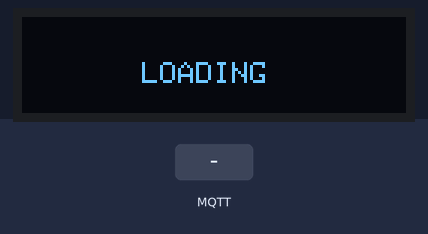
The sketch below on a simulated ESP8266 (NodeMCU). Shown: 128×32 one-colour display. Inputs (shaded band) come from the test bench. WiFi joins after 1.5 s; servers stay silent unless stated; no MQTT or app messages arrive unless stated; what the sketch prints to the serial monitor is not drawn.

Above: at 2.1 s.
At 5.3 s:
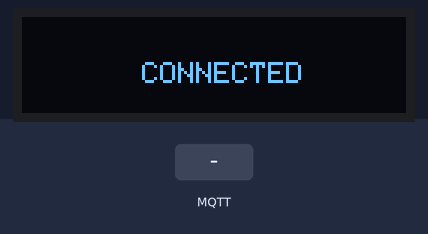
5.4 s: MQTT message "1" arrives on the first subscribed topic
At 5.9 s:
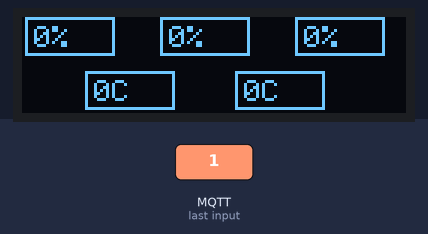
At 17.1 s:
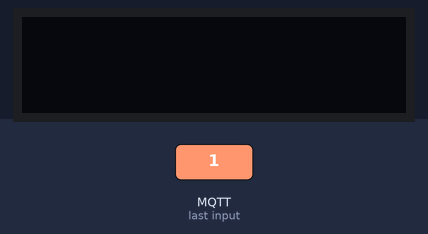
Timing chart, 0 to 17.9 s (numbered marks = the images above; inputs shaded):
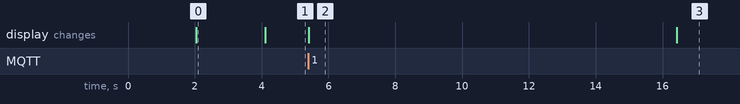

The sketch:

HWScreen.ino
```cpp
#include <ESP8266WiFi.h>
#include <Wire.h>
#include <Adafruit_GFX.h>
#include <Adafruit_SSD1306.h>
#include <PubSubClient.h>
#include <ArduinoJson.h>

#define SCREEN_WIDTH 128
#define SCREEN_HEIGHT 32
Adafruit_SSD1306 display(SCREEN_WIDTH, SCREEN_HEIGHT, &Wire, -1);

const char* wifi_ssid = "";
const char* wifi_pass = "";

const char* mqtt_server = "hivemq.cloud";
const int mqtt_port = 8883;
const char* mqrtt_user = "";
const char* mqrtt_pass = "";

WiFiClientSecure esp_client;
PubSubClient mqtt_client(esp_client);

int shift_x = 4;
int shift_y = -7;

unsigned long last_update_time;
bool is_active = false;

void DrawText(int _x, int _y, String _text) {
  display.setCursor(_x, _y);
  display.println(_text);
  display.drawRect(_x - 3, _y -3, 30, 13, WHITE);
}

void mqtt_callback(char* topic, byte* payload, unsigned int length) {
  Serial.print("Message get in topic: ");
  Serial.println(topic);

  char json[length + 1];
  memcpy(json, payload, length);
  json[length] = '\0';

  StaticJsonDocument<1024> doc;
  deserializeJson(doc, json);

  double CpuTemp  = doc["CpuTemp"];
  double GpuTemp  = doc["GpuTemp"];
  double CpuLoad  = doc["CpuLoad"];
  double GpuLoad  = doc["GpuLoad"];
  double MemLoad  = doc["MemLoad"];

  display.clearDisplay();

  DrawText(shift_x + 0, shift_y + 10, String(CpuLoad, 0) + "%");
  DrawText(shift_x + 45, shift_y + 10, String(GpuLoad, 0) + "%");
  DrawText(shift_x + 90, shift_y + 10, String(MemLoad, 0) + "%");

  DrawText(shift_x + 20, shift_y + 28, String(CpuTemp, 0) + "C");
  DrawText(shift_x + 70, shift_y + 28, String(GpuTemp, 0) + "C");

  display.display();

  last_update_time = millis();
  is_active = true;
}

  void wifiConnect() {
    WiFi.begin(wifi_ssid, wifi_pass);
    while (WiFi.status() != WL_CONNECTED) {
      delay(1000);
      Serial.println("Подключение к Wi-Fi...");
    }
    Serial.println("Подключение к Wi-Fi выполнено");
  }

  void mqttConnect() {
    mqtt_client.setServer(mqtt_server, mqtt_port);
    mqtt_client.setCallback(mqtt_callback);
    Serial.println("mqtt connecting");
    esp_client.setInsecure();

    while (!mqtt_client.connect("ESP8266Client", mqrtt_user, mqrtt_pass)) {
      delay(1000);
      Serial.println("connecting");
    }
    Serial.println("mqtt connected");
    mqtt_client.subscribe("hw_monitor");
  }

void setup() {
  Serial.begin(115200);

  if(!display.begin(SSD1306_SWITCHCAPVCC, 0x3C)) { // Address 0x3D for 128x64
    Serial.println(F("SSD1306 allocation failed"));
    for(;;);
  }
  delay(2000);
  display.clearDisplay();

  display.setTextColor(WHITE);
  display.setFont();
  display.setTextSize(1);
  display.setRotation(2);

  display.setCursor(40, 15);
  display.println("LOADING");
  display.display();

  wifiConnect();
  mqttConnect();

  display.clearDisplay();
  display.setCursor(40, 15);
  display.println("CONNECTED");
  display.display();
}

void loop() {
  mqtt_client.loop();

  if (is_active) {
    if (((millis() - last_update_time) / 1000) > 10) {
      is_active = false;
      display.clearDisplay();
      display.display();
    }
  }
}
```

Measured:
- after the input at 5.4 s, the display: changes at once (image 2)
- what the display in image 0 shows lasts 2.1 s, from 2.0 s to 4.1 s
- what the display in image 2 shows lasts 11.0 s, from 5.4 s to 16.4 s
